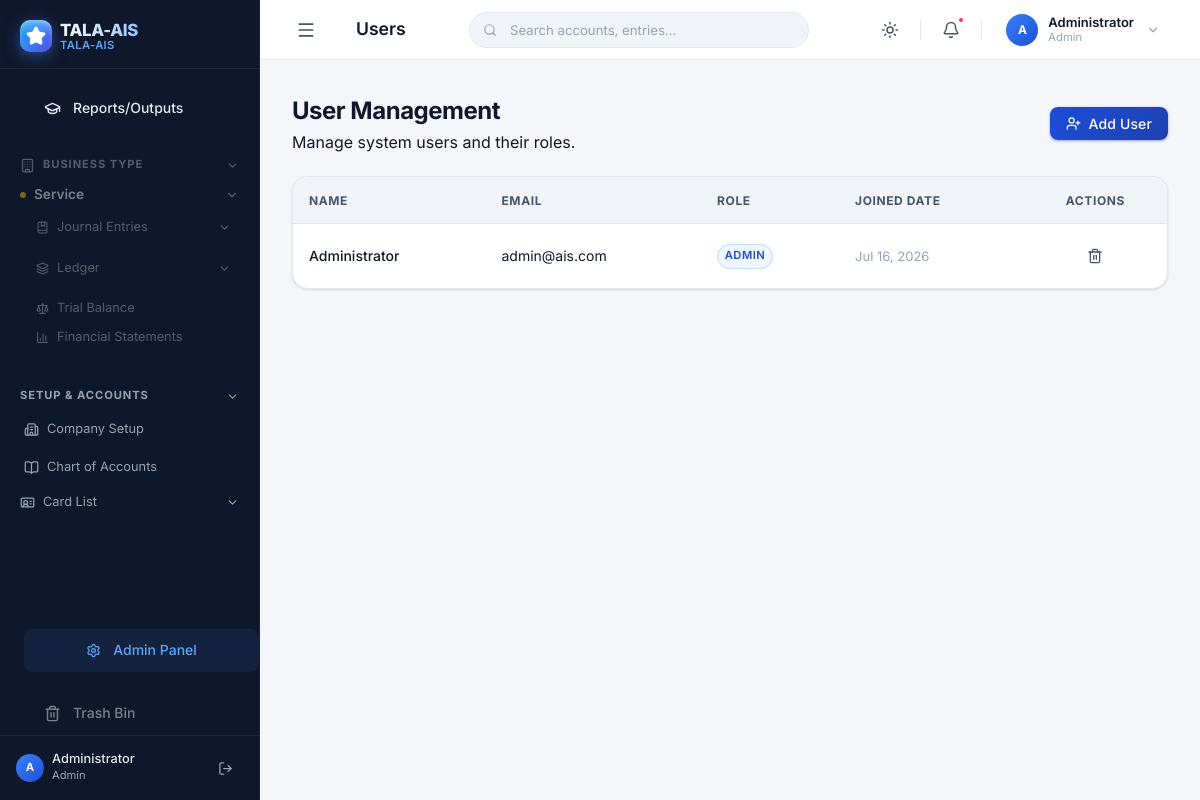
The page /admin/users.php (signed in) on the database its author committed.
### tables this page shows
CREATE TABLE IF NOT EXISTS `users` (
    `id` INT AUTO_INCREMENT PRIMARY KEY,
    `name` VARCHAR(100) NOT NULL,
    `email` VARCHAR(150) NOT NULL UNIQUE,
    `password` VARCHAR(255) NOT NULL,
    `role` ENUM('Admin','Instructor','Student') NOT NULL DEFAULT 'Student',
    `created_at` TIMESTAMP DEFAULT CURRENT_TIMESTAMP
);

### admin/users.php (the view, shortened to what this page needs)
<?php
require_once '../includes/header.php';
$db = get_db();
$res = $db->query("SELECT id, name, email, role, created_at FROM users ORDER BY name ASC");
$users = $res->fetch_all(MYSQLI_ASSOC);
?>
<div class="page-header">
    <div class="page-header-text">
        <h1 class="page-title">User Management</h1>
        <p class="page-subtitle">Manage system users and their roles.</p>
    </div>
    <button class="btn btn-primary" onclick="openModal()">
        <i data-lucide="user-plus" style="width:15px;height:15px;"></i> Add User
    </button>
</div>
<div class="card" style="padding: 0; overflow: hidden;">
    <div class="table-container">
        <table class="table">
            <thead>
                <tr>
                    <th>Name</th>
                    <th>Email</th>
                    <th>Role</th>
                    <th>Joined Date</th>
                    <th class="text-center">Actions</th>
                </tr>
            </thead>
            <tbody>
                <?php foreach ($users as $u): ?>
                <tr>
                    <td style="font-weight: 500;"><?= htmlspecialchars($u['name']) ?></td>
                    <td class="text-muted"><?= htmlspecialchars($u['email']) ?></td>
                    <td>
                        <span class="badge badge-<?= $u['role'] === 'Admin' ? 'primary' : 'neutral' ?>">
                            <?= htmlspecialchars($u['role']) ?>
                        </span>
                    </td>
                    <td style="font-size: 0.8125rem; color: var(--text-muted);"><?= date('M j, Y', strtotime($u['created_at'])) ?></td>
                    <td>
                        <div class="flex justify-center gap-2">
                            <?php if ($u['id'] !== $_SESSION['user_id']): ?>
                            <form method="POST" onsubmit="return confirm('Are you sure you want to delete this user?');">
                                <button type="submit" class="icon-btn text-danger" title="Delete User">
                                    <i data-lucide="trash-2" style="width:16px;height:16px;"></i>
                                </button>
                            </form>
                            <?php else: ?>
                            <span class="text-muted text-xs">Current User</span>
                            <?php endif; ?>
                        </div>
                    </td>
                </tr>
                <?php endforeach; ?>
            </tbody>
        </table>
    </div>
</div>
<?php require_once '../includes/footer.php'; ?>

### rows shown on the page
users: name "Administrator", email "admin@ais.com", role "ADMIN", created_at "Jul 16, 2026"

### other values the page prints
$bt "Service"
$initials "A"
$userName "Administrator"
$userRole "Admin"
$pageTitle "Users"
